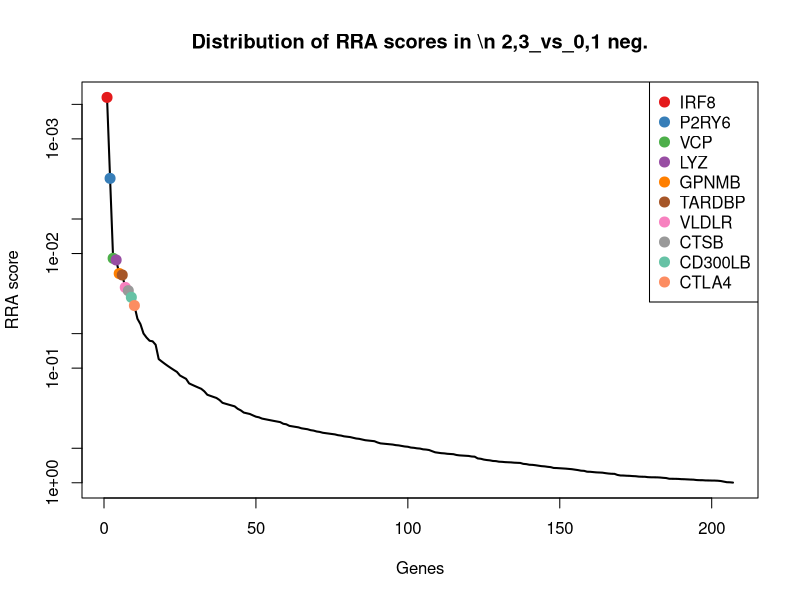
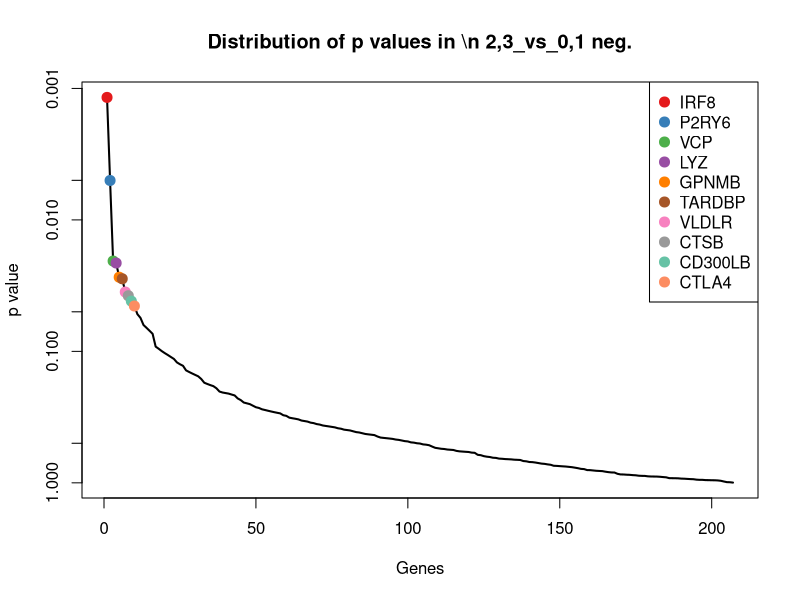
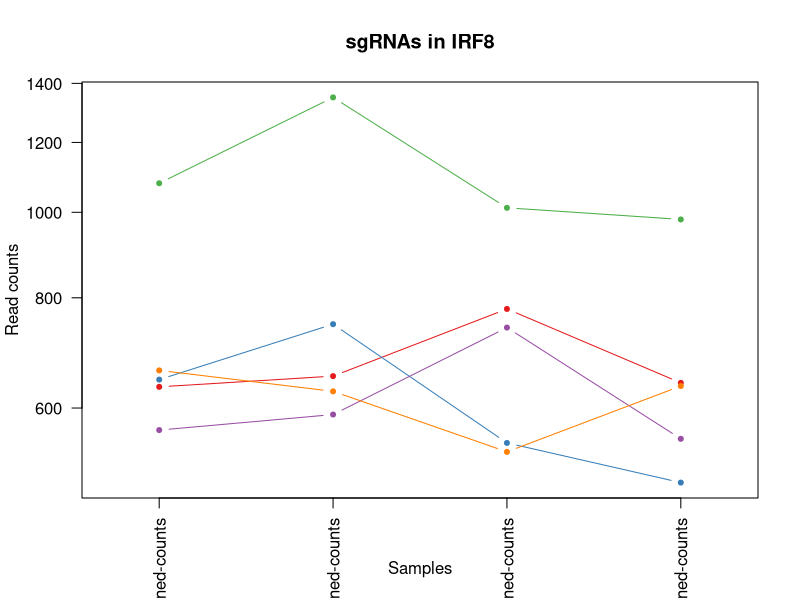
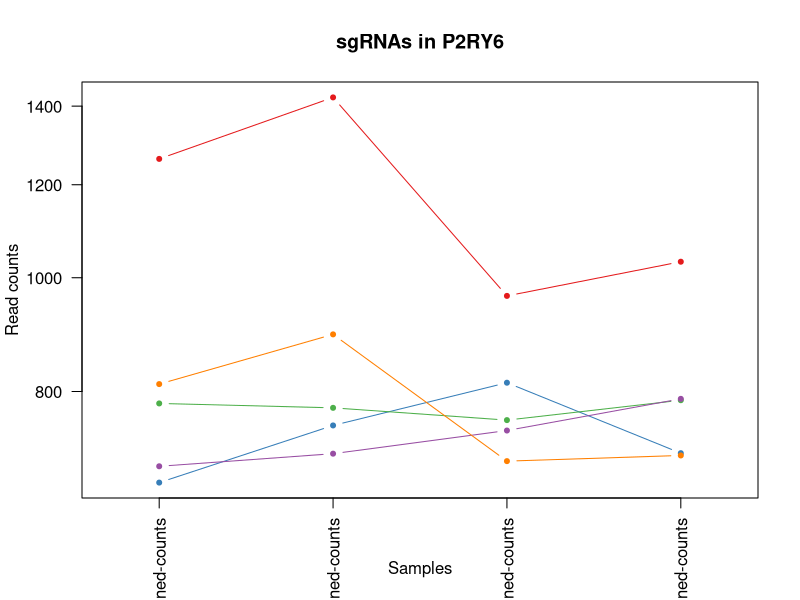
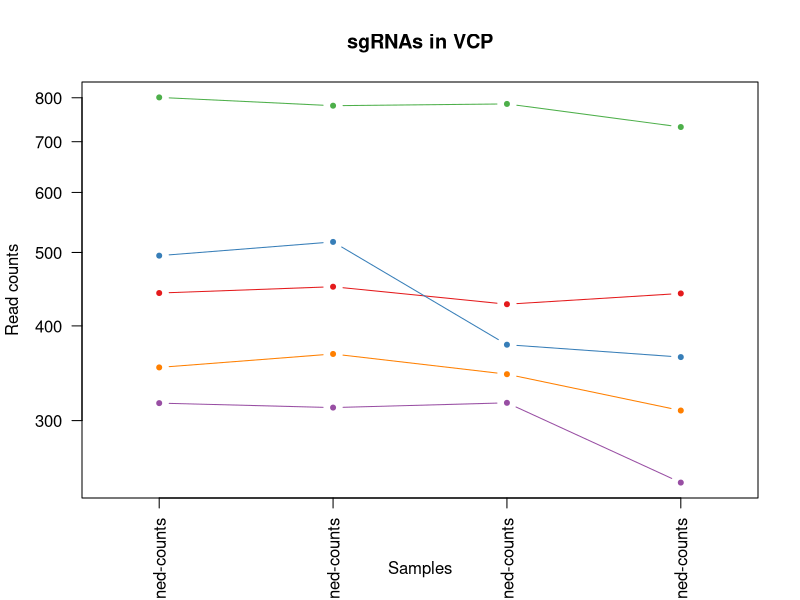
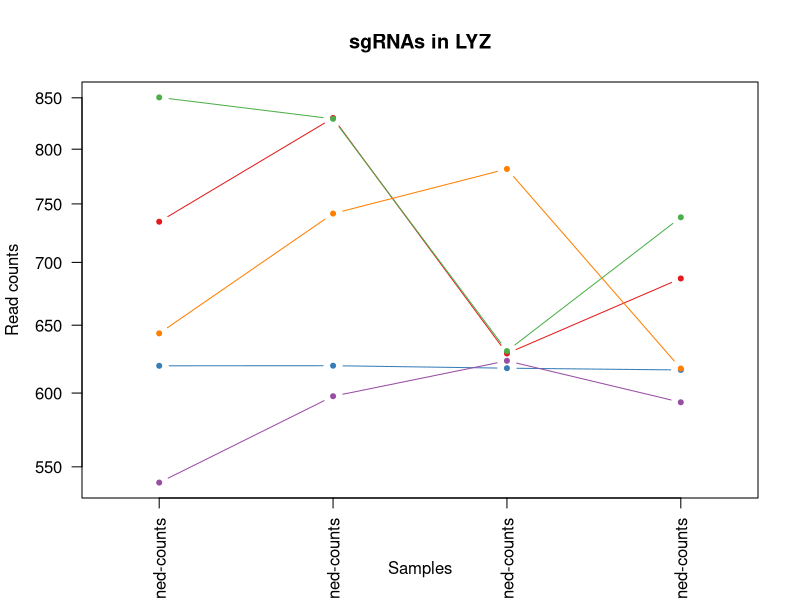
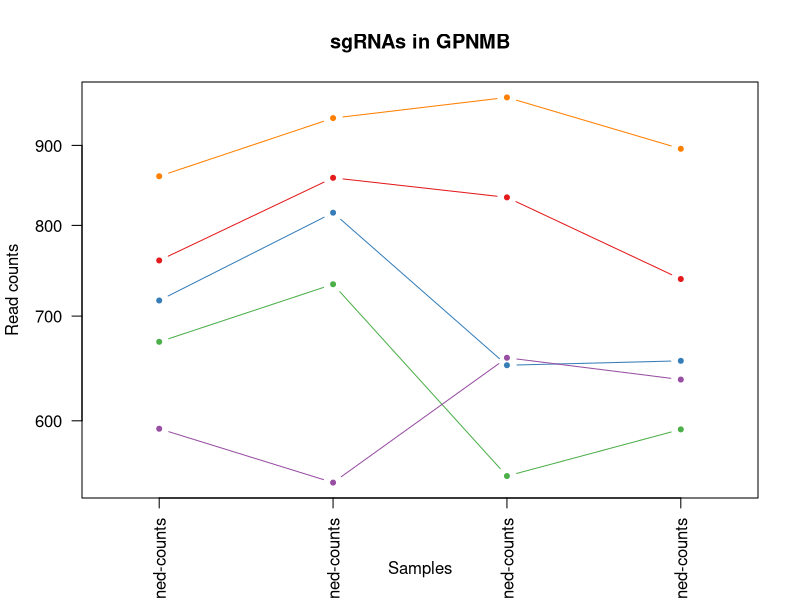
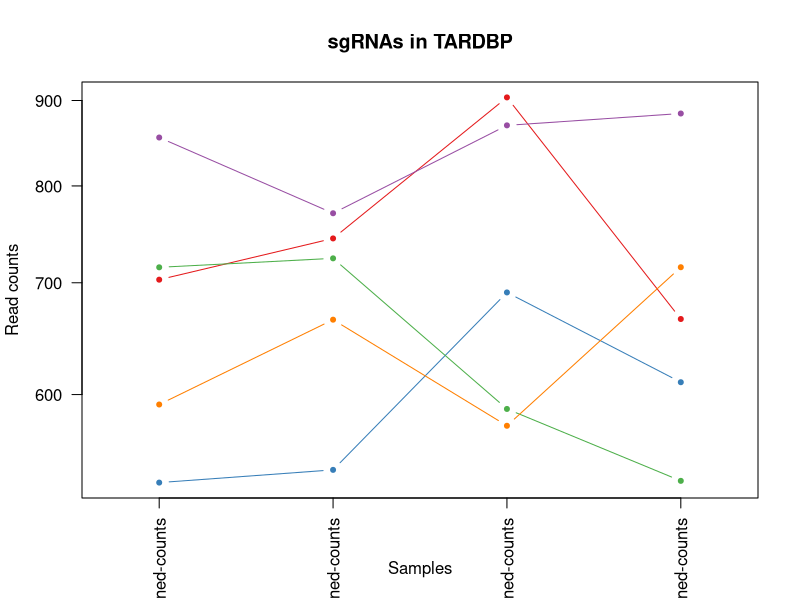

Here is the R script that generated these plots, in order: (Note: this script raises an error after producing the figures.)
pdf(file='LLOMe_CRISPRi.pdf',width=4.5,height=4.5);
gstable=read.table('LLOMe_CRISPRi.gene_summary.txt',header=T)
# 
#
# parameters
# Do not modify the variables beginning with "__"

# gstablename='__GENE_SUMMARY_FILE__'
startindex=3
# outputfile='__OUTPUT_FILE__'
targetgenelist=c("IRF8","P2RY6","VCP","LYZ","GPNMB","TARDBP","VLDLR","CTSB","CD300LB","CTLA4")
# samplelabel=sub('.\\w+.\\w+$','',colnames(gstable)[startindex]);
samplelabel='2,3_vs_0,1 neg.'


# You need to write some codes in front of this code:
# gstable=read.table(gstablename,header=T)
# pdf(file=outputfile,width=6,height=6)


# set up color using RColorBrewer
#library(RColorBrewer)
#colors <- brewer.pal(length(targetgenelist), "Set1")

colors=c( "#E41A1C", "#377EB8", "#4DAF4A", "#984EA3", "#FF7F00",  "#A65628", "#F781BF",
          "#999999", "#66C2A5", "#FC8D62", "#8DA0CB", "#E78AC3", "#A6D854", "#FFD92F", "#E5C494", "#B3B3B3", 
          "#8DD3C7", "#FFFFB3", "#BEBADA", "#FB8072", "#80B1D3", "#FDB462", "#B3DE69", "#FCCDE5",
          "#D9D9D9", "#BC80BD", "#CCEBC5", "#FFED6F")

######
# function definition

plotrankedvalues<-function(val, tglist, ...){
  
  plot(val,log='y',ylim=c(max(val),min(val)),type='l',lwd=2, ...)
  if(length(tglist)>0){
    for(i in 1:length(tglist)){
      targetgene=tglist[i];
      tx=which(names(val)==targetgene);ty=val[targetgene];
      points(tx,ty,col=colors[(i %% length(colors)) ],cex=2,pch=20)
      # text(tx+50,ty,targetgene,col=colors[i])
    }
    legend('topright',tglist,pch=20,pt.cex = 2,cex=1,col=colors)
  }
}



plotrandvalues<-function(val,targetgenelist, ...){
  # choose the one with the best distance distribution
  
  mindiffvalue=0;
  randval=val;
  for(i in 1:20){
    randval0=sample(val)
    vindex=sort(which(names(randval0) %in% targetgenelist))
    if(max(vindex)>0.9*length(val)){
      # print('pass...')
      next;
    }
    mindiffind=min(diff(vindex));
    if (mindiffind > mindiffvalue){
      mindiffvalue=mindiffind;
      randval=randval0;
      # print(paste('Diff: ',mindiffvalue))
    }
  }
  plot(randval,log='y',ylim=c(max(randval),min(randval)),pch=20,col='grey', ...)
  
  if(length(targetgenelist)>0){
    for(i in 1:length(targetgenelist)){
      targetgene=targetgenelist[i];
      tx=which(names(randval)==targetgene);ty=randval[targetgene];
      points(tx,ty,col=colors[(i %% length(colors)) ],cex=2,pch=20)
      text(tx+50,ty,targetgene,col=colors[i])
    }
  }
  
}




# set.seed(1235)



pvec=gstable[,startindex]
names(pvec)=gstable[,'id']
pvec=sort(pvec);

plotrankedvalues(pvec,targetgenelist,xlab='Genes',ylab='RRA score',main=paste('Distribution of RRA scores in \\n',samplelabel))

# plotrandvalues(pvec,targetgenelist,xlab='Genes',ylab='RRA score',main=paste('Distribution of RRA scores in \\n',samplelabel))


pvec=gstable[,startindex+1]
names(pvec)=gstable[,'id']
pvec=sort(pvec);

plotrankedvalues(pvec,targetgenelist,xlab='Genes',ylab='p value',main=paste('Distribution of p values in \\n',samplelabel))

# plotrandvalues(pvec,targetgenelist,xlab='Genes',ylab='p value',main=paste('Distribution of p values in \\n',samplelabel))



# you need to write after this code:
# dev.off()






# parameters
# Do not modify the variables beginning with "__"
targetmat=list(c(633.1102851504984,651.1061885908739,776.0451598278427,639.6981298016373),c(645.1925425006988,745.7488108894128,546.738652578596,492.88216558486806),c(1077.7373556378714,1348.657367754179,1010.7471143064835,980.52090387628),c(565.4496439893765,588.887427635353,739.1762704269835,552.657236730267),c(660.8994770559592,625.6928918625625,534.1492757100099,634.4547025081812))
targetgene="IRF8"
collabel=c("TRE-KRAB-7d-dox-untreated-rd1_S9_L001_R1_001-clipped-trimmed-aligned-counts","TRE-KRAB-7d-dox-untreated-rd2_S15_L001_R1_001-clipped-trimmed-aligned-counts","TRE-KRAB-7d-dox-llome-100-rd2_S16_L001_R1_001-clipped-trimmed-aligned-counts","TRE-KRAB-7d-dox-llome-100-rd1_S10_L001_R1_001-clipped-trimmed-aligned-counts")

# set up color using RColorBrewer
#library(RColorBrewer)
#colors <- brewer.pal(length(targetgenelist), "Set1")

colors=c( "#E41A1C", "#377EB8", "#4DAF4A", "#984EA3", "#FF7F00",  "#A65628", "#F781BF",
          "#999999", "#66C2A5", "#FC8D62", "#8DA0CB", "#E78AC3", "#A6D854", "#FFD92F", "#E5C494", "#B3B3B3", 
          "#8DD3C7", "#FFFFB3", "#BEBADA", "#FB8072", "#80B1D3", "#FDB462", "#B3DE69", "#FCCDE5",
          "#D9D9D9", "#BC80BD", "#CCEBC5", "#FFED6F")


## code

targetmatvec=unlist(targetmat)+1
yrange=range(targetmatvec[targetmatvec>0]);
# yrange[1]=1; # set the minimum value to 1
for(i in 1:length(targetmat)){
  vali=targetmat[[i]]+1;
  if(i==1){
    plot(1:length(vali),vali,type='b',las=1,pch=20,main=paste('sgRNAs in',targetgene),ylab='Read counts',xlab='Samples',xlim=c(0.7,length(vali)+0.3),ylim = yrange,col=colors[(i %% length(colors))],xaxt='n',log='y')
    axis(1,at=1:length(vali),labels=(collabel),las=2)
    # lines(0:100,rep(1,101),col='black');
  }else{
    lines(1:length(vali),vali,type='b',pch=20,col=colors[(i %% length(colors))])
  }
}




# parameters
# Do not modify the variables beginning with "__"
targetmat=list(c(1261.3876673609168,1423.1446167854363,963.9865716517351,1030.8578058934581),c(668.1488314660794,747.5014520430894,812.914049228702,707.8626846165658),c(780.5138248229428,773.7910693482391,755.3626121151656,785.4654085597153),c(689.8968946964401,707.1907055085265,740.0755116318825,787.5627794770977),c(810.7194681984436,893.8469883750894,696.9119337967301,704.7166282404922))
targetgene="P2RY6"
collabel=c("TRE-KRAB-7d-dox-untreated-rd1_S9_L001_R1_001-clipped-trimmed-aligned-counts","TRE-KRAB-7d-dox-untreated-rd2_S15_L001_R1_001-clipped-trimmed-aligned-counts","TRE-KRAB-7d-dox-llome-100-rd2_S16_L001_R1_001-clipped-trimmed-aligned-counts","TRE-KRAB-7d-dox-llome-100-rd1_S10_L001_R1_001-clipped-trimmed-aligned-counts")

# set up color using RColorBrewer
#library(RColorBrewer)
#colors <- brewer.pal(length(targetgenelist), "Set1")

colors=c( "#E41A1C", "#377EB8", "#4DAF4A", "#984EA3", "#FF7F00",  "#A65628", "#F781BF",
          "#999999", "#66C2A5", "#FC8D62", "#8DA0CB", "#E78AC3", "#A6D854", "#FFD92F", "#E5C494", "#B3B3B3", 
          "#8DD3C7", "#FFFFB3", "#BEBADA", "#FB8072", "#80B1D3", "#FDB462", "#B3DE69", "#FCCDE5",
          "#D9D9D9", "#BC80BD", "#CCEBC5", "#FFED6F")


## code

targetmatvec=unlist(targetmat)+1
yrange=range(targetmatvec[targetmatvec>0]);
# yrange[1]=1; # set the minimum value to 1
for(i in 1:length(targetmat)){
  vali=targetmat[[i]]+1;
  if(i==1){
    plot(1:length(vali),vali,type='b',las=1,pch=20,main=paste('sgRNAs in',targetgene),ylab='Read counts',xlab='Samples',xlim=c(0.7,length(vali)+0.3),ylim = yrange,col=colors[(i %% length(colors))],xaxt='n',log='y')
    axis(1,at=1:length(vali),labels=(collabel),las=2)
    # lines(0:100,rep(1,101),col='black');
  }else{
    lines(1:length(vali),vali,type='b',pch=20,col=colors[(i %% length(colors))])
  }
}




# parameters
# Do not modify the variables beginning with "__"
targetmat=list(c(441.0023932823128,449.55245591805965,426.24033112212913,440.44789265030767),c(494.1643256231944,515.2764991809338,376.7820648526838,362.8451687071582),c(799.8454365832632,779.9253133861074,784.1383306719338,730.9337647077724),c(315.3469168402292,311.09380477760465,315.63366291955134,247.48976825112524),c(351.5936888908302,366.30200111841896,344.40938147631954,308.31352485521535))
targetgene="VCP"
collabel=c("TRE-KRAB-7d-dox-untreated-rd1_S9_L001_R1_001-clipped-trimmed-aligned-counts","TRE-KRAB-7d-dox-untreated-rd2_S15_L001_R1_001-clipped-trimmed-aligned-counts","TRE-KRAB-7d-dox-llome-100-rd2_S16_L001_R1_001-clipped-trimmed-aligned-counts","TRE-KRAB-7d-dox-llome-100-rd1_S10_L001_R1_001-clipped-trimmed-aligned-counts")

# set up color using RColorBrewer
#library(RColorBrewer)
#colors <- brewer.pal(length(targetgenelist), "Set1")

colors=c( "#E41A1C", "#377EB8", "#4DAF4A", "#984EA3", "#FF7F00",  "#A65628", "#F781BF",
          "#999999", "#66C2A5", "#FC8D62", "#8DA0CB", "#E78AC3", "#A6D854", "#FFD92F", "#E5C494", "#B3B3B3", 
          "#8DD3C7", "#FFFFB3", "#BEBADA", "#FB8072", "#80B1D3", "#FDB462", "#B3DE69", "#FCCDE5",
          "#D9D9D9", "#BC80BD", "#CCEBC5", "#FFED6F")


## code

targetmatvec=unlist(targetmat)+1
yrange=range(targetmatvec[targetmatvec>0]);
# yrange[1]=1; # set the minimum value to 1
for(i in 1:length(targetmat)){
  vali=targetmat[[i]]+1;
  if(i==1){
    plot(1:length(vali),vali,type='b',las=1,pch=20,main=paste('sgRNAs in',targetgene),ylab='Read counts',xlab='Samples',xlim=c(0.7,length(vali)+0.3),ylim = yrange,col=colors[(i %% length(colors))],xaxt='n',log='y')
    axis(1,at=1:length(vali),labels=(collabel),las=2)
    # lines(0:100,rep(1,101),col='black');
  }else{
    lines(1:length(vali),vali,type='b',pch=20,col=colors[(i %% length(colors))])
  }
}




# parameters
# Do not modify the variables beginning with "__"
targetmat=list(c(733.3930211571613,828.9992656890535,627.6703610195066,685.8402899840505),c(618.611576330258,618.6823272478559,616.8794665607186,615.5783642517395),c(849.3826917190847,828.1229451122151,629.4688434293046,737.2258774599197),c(538.8686778189357,596.7743128268979,622.2749137901126,592.5072841605329),c(642.7760910306587,740.4908874283828,780.5413658523378,616.6270497104307))
targetgene="LYZ"
collabel=c("TRE-KRAB-7d-dox-untreated-rd1_S9_L001_R1_001-clipped-trimmed-aligned-counts","TRE-KRAB-7d-dox-untreated-rd2_S15_L001_R1_001-clipped-trimmed-aligned-counts","TRE-KRAB-7d-dox-llome-100-rd2_S16_L001_R1_001-clipped-trimmed-aligned-counts","TRE-KRAB-7d-dox-llome-100-rd1_S10_L001_R1_001-clipped-trimmed-aligned-counts")

# set up color using RColorBrewer
#library(RColorBrewer)
#colors <- brewer.pal(length(targetgenelist), "Set1")

colors=c( "#E41A1C", "#377EB8", "#4DAF4A", "#984EA3", "#FF7F00",  "#A65628", "#F781BF",
          "#999999", "#66C2A5", "#FC8D62", "#8DA0CB", "#E78AC3", "#A6D854", "#FFD92F", "#E5C494", "#B3B3B3", 
          "#8DD3C7", "#FFFFB3", "#BEBADA", "#FB8072", "#80B1D3", "#FDB462", "#B3DE69", "#FCCDE5",
          "#D9D9D9", "#BC80BD", "#CCEBC5", "#FFED6F")


## code

targetmatvec=unlist(targetmat)+1
yrange=range(targetmatvec[targetmatvec>0]);
# yrange[1]=1; # set the minimum value to 1
for(i in 1:length(targetmat)){
  vali=targetmat[[i]]+1;
  if(i==1){
    plot(1:length(vali),vali,type='b',las=1,pch=20,main=paste('sgRNAs in',targetgene),ylab='Read counts',xlab='Samples',xlim=c(0.7,length(vali)+0.3),ylim = yrange,col=colors[(i %% length(colors))],xaxt='n',log='y')
    axis(1,at=1:length(vali),labels=(collabel),las=2)
    # lines(0:100,rep(1,101),col='black');
  }else{
    lines(1:length(vali),vali,type='b',pch=20,col=colors[(i %% length(colors))])
  }
}




# parameters
# Do not modify the variables beginning with "__"
targetmat=list(c(758.7657615925821,857.0415241478797,832.6973557364801,738.2745629186109),c(715.2696351318608,814.1018158828019,650.1513911419818,654.3797262233142),c(672.9817344061596,732.6040022368379,552.1340998079901,591.4585987018417),c(592.0306101598172,546.8240399471134,657.3453207811739,636.5520734255637),c(859.048497599245,935.9103760633288,964.8858128566341,894.528696263601))
targetgene="GPNMB"
collabel=c("TRE-KRAB-7d-dox-untreated-rd1_S9_L001_R1_001-clipped-trimmed-aligned-counts","TRE-KRAB-7d-dox-untreated-rd2_S15_L001_R1_001-clipped-trimmed-aligned-counts","TRE-KRAB-7d-dox-llome-100-rd2_S16_L001_R1_001-clipped-trimmed-aligned-counts","TRE-KRAB-7d-dox-llome-100-rd1_S10_L001_R1_001-clipped-trimmed-aligned-counts")

# set up color using RColorBrewer
#library(RColorBrewer)
#colors <- brewer.pal(length(targetgenelist), "Set1")

colors=c( "#E41A1C", "#377EB8", "#4DAF4A", "#984EA3", "#FF7F00",  "#A65628", "#F781BF",
          "#999999", "#66C2A5", "#FC8D62", "#8DA0CB", "#E78AC3", "#A6D854", "#FFD92F", "#E5C494", "#B3B3B3", 
          "#8DD3C7", "#FFFFB3", "#BEBADA", "#FB8072", "#80B1D3", "#FDB462", "#B3DE69", "#FCCDE5",
          "#D9D9D9", "#BC80BD", "#CCEBC5", "#FFED6F")


## code

targetmatvec=unlist(targetmat)+1
yrange=range(targetmatvec[targetmatvec>0]);
# yrange[1]=1; # set the minimum value to 1
for(i in 1:length(targetmat)){
  vali=targetmat[[i]]+1;
  if(i==1){
    plot(1:length(vali),vali,type='b',las=1,pch=20,main=paste('sgRNAs in',targetgene),ylab='Read counts',xlab='Samples',xlim=c(0.7,length(vali)+0.3),ylim = yrange,col=colors[(i %% length(colors))],xaxt='n',log='y')
    axis(1,at=1:length(vali),labels=(collabel),las=2)
    # lines(0:100,rep(1,101),col='black');
  }else{
    lines(1:length(vali),vali,type='b',pch=20,col=colors[(i %% length(colors))])
  }
}




# parameters
# Do not modify the variables beginning with "__"
targetmat=list(c(701.9791520466405,743.1198491588978,902.8381697186027,664.8665808102263),c(530.4110976737954,539.8134753324069,689.7180041575381,609.2862514995923),c(714.0614093968408,722.9644758916164,587.2045067990513,531.6835275564428),c(854.2155946591648,769.4094664640475,868.6670039324404,882.9931562179977),c(590.8223844247972,664.2509972434488,573.7158887255662,714.154797368713))
targetgene="TARDBP"
collabel=c("TRE-KRAB-7d-dox-untreated-rd1_S9_L001_R1_001-clipped-trimmed-aligned-counts","TRE-KRAB-7d-dox-untreated-rd2_S15_L001_R1_001-clipped-trimmed-aligned-counts","TRE-KRAB-7d-dox-llome-100-rd2_S16_L001_R1_001-clipped-trimmed-aligned-counts","TRE-KRAB-7d-dox-llome-100-rd1_S10_L001_R1_001-clipped-trimmed-aligned-counts")

# set up color using RColorBrewer
#library(RColorBrewer)
#colors <- brewer.pal(length(targetgenelist), "Set1")

colors=c( "#E41A1C", "#377EB8", "#4DAF4A", "#984EA3", "#FF7F00",  "#A65628", "#F781BF",
          "#999999", "#66C2A5", "#FC8D62", "#8DA0CB", "#E78AC3", "#A6D854", "#FFD92F", "#E5C494", "#B3B3B3", 
          "#8DD3C7", "#FFFFB3", "#BEBADA", "#FB8072", "#80B1D3", "#FDB462", "#B3DE69", "#FCCDE5",
          "#D9D9D9", "#BC80BD", "#CCEBC5", "#FFED6F")


## code

targetmatvec=unlist(targetmat)+1
yrange=range(targetmatvec[targetmatvec>0]);
# yrange[1]=1; # set the minimum value to 1
for(i in 1:length(targetmat)){
  vali=targetmat[[i]]+1;
  if(i==1){
    plot(1:length(vali),vali,type='b',las=1,pch=20,main=paste('sgRNAs in',targetgene),ylab='Read counts',xlab='Samples',xlim=c(0.7,length(vali)+0.3),ylim = yrange,col=colors[(i %% length(colors))],xaxt='n',log='y')
    axis(1,at=1:length(vali),labels=(collabel),las=2)
    # lines(0:100,rep(1,101),col='black');
  }else{
    lines(1:length(vali),vali,type='b',pch=20,col=colors[(i %% length(colors))])
  }
}




# parameters
# Do not modify the variables beginning with "__"
targetmat=list(c(763.5986645326623,745.7488108894128,832.6973557364801,821.1207141552164),c(807.0947909933835,720.3355141611014,595.2976776431424,607.1888805822098),c(658.4830255859191,641.4666622456523,696.0126925918311,660.6718389754615),c(775.6809218828625,789.5648397313289,1029.6311796093626,859.9220761267911),c(819.1770483435838,843.8967154953049,895.6442400794106,882.9931562179977))
targetgene="VLDLR"
collabel=c("TRE-KRAB-7d-dox-untreated-rd1_S9_L001_R1_001-clipped-trimmed-aligned-counts","TRE-KRAB-7d-dox-untreated-rd2_S15_L001_R1_001-clipped-trimmed-aligned-counts","TRE-KRAB-7d-dox-llome-100-rd2_S16_L001_R1_001-clipped-trimmed-aligned-counts","TRE-KRAB-7d-dox-llome-100-rd1_S10_L001_R1_001-clipped-trimmed-aligned-counts")

# set up color using RColorBrewer
#library(RColorBrewer)
#colors <- brewer.pal(length(targetgenelist), "Set1")

colors=c( "#E41A1C", "#377EB8", "#4DAF4A", "#984EA3", "#FF7F00",  "#A65628", "#F781BF",
          "#999999", "#66C2A5", "#FC8D62", "#8DA0CB", "#E78AC3", "#A6D854", "#FFD92F", "#E5C494", "#B3B3B3", 
          "#8DD3C7", "#FFFFB3", "#BEBADA", "#FB8072", "#80B1D3", "#FDB462", "#B3DE69", "#FCCDE5",
          "#D9D9D9", "#BC80BD", "#CCEBC5", "#FFED6F")


## code

targetmatvec=unlist(targetmat)+1
yrange=range(targetmatvec[targetmatvec>0]);
# yrange[1]=1; # set the minimum value to 1
for(i in 1:length(targetmat)){
  vali=targetmat[[i]]+1;
  if(i==1){
    plot(1:length(vali),vali,type='b',las=1,pch=20,main=paste('sgRNAs in',targetgene),ylab='Read counts',xlab='Samples',xlim=c(0.7,length(vali)+0.3),ylim = yrange,col=colors[(i %% length(colors))],xaxt='n',log='y')
    axis(1,at=1:length(vali),labels=(collabel),las=2)
    # lines(0:100,rep(1,101),col='black');
  }else{
    lines(1:length(vali),vali,type='b',pch=20,col=colors[(i %% length(colors))])
  }
}




# parameters
# Do not modify the variables beginning with "__"
targetmat=list(c(645.1925425006988,741.3672080052212,602.4916072823344,582.0204295736208),c(563.0331925193364,612.5480832099877,463.1092205229884,556.8519785650318),c(798.6372108482433,910.4970793350175,756.2618533200646,718.3495392034779),c(705.6038292517005,588.0111070585147,538.645481734505,590.4099132431505),c(563.0331925193364,558.2162074460117,524.2576224561209,453.03211815460213))
targetgene="CTSB"
collabel=c("TRE-KRAB-7d-dox-untreated-rd1_S9_L001_R1_001-clipped-trimmed-aligned-counts","TRE-KRAB-7d-dox-untreated-rd2_S15_L001_R1_001-clipped-trimmed-aligned-counts","TRE-KRAB-7d-dox-llome-100-rd2_S16_L001_R1_001-clipped-trimmed-aligned-counts","TRE-KRAB-7d-dox-llome-100-rd1_S10_L001_R1_001-clipped-trimmed-aligned-counts")

# set up color using RColorBrewer
#library(RColorBrewer)
#colors <- brewer.pal(length(targetgenelist), "Set1")

colors=c( "#E41A1C", "#377EB8", "#4DAF4A", "#984EA3", "#FF7F00",  "#A65628", "#F781BF",
          "#999999", "#66C2A5", "#FC8D62", "#8DA0CB", "#E78AC3", "#A6D854", "#FFD92F", "#E5C494", "#B3B3B3", 
          "#8DD3C7", "#FFFFB3", "#BEBADA", "#FB8072", "#80B1D3", "#FDB462", "#B3DE69", "#FCCDE5",
          "#D9D9D9", "#BC80BD", "#CCEBC5", "#FFED6F")


## code

targetmatvec=unlist(targetmat)+1
yrange=range(targetmatvec[targetmatvec>0]);
# yrange[1]=1; # set the minimum value to 1
for(i in 1:length(targetmat)){
  vali=targetmat[[i]]+1;
  if(i==1){
    plot(1:length(vali),vali,type='b',las=1,pch=20,main=paste('sgRNAs in',targetgene),ylab='Read counts',xlab='Samples',xlim=c(0.7,length(vali)+0.3),ylim = yrange,col=colors[(i %% length(colors))],xaxt='n',log='y')
    axis(1,at=1:length(vali),labels=(collabel),las=2)
    # lines(0:100,rep(1,101),col='black');
  }else{
    lines(1:length(vali),vali,type='b',pch=20,col=colors[(i %% length(colors))])
  }
}




# parameters
# Do not modify the variables beginning with "__"
targetmat=list(c(855.4238203941849,912.2497204886942,748.1686824759735,673.256064479756),c(984.7039740413287,871.0626533772929,936.1100942998659,879.8470998419241),c(821.5934998136239,741.3672080052212,704.1058634359222,675.3534353971384),c(749.0999557124218,779.9253133861074,974.7774661105232,868.3115597963208),c(798.6372108482433,860.5468064552331,889.3495516451176,756.1022157163615))
targetgene="CD300LB"
collabel=c("TRE-KRAB-7d-dox-untreated-rd1_S9_L001_R1_001-clipped-trimmed-aligned-counts","TRE-KRAB-7d-dox-untreated-rd2_S15_L001_R1_001-clipped-trimmed-aligned-counts","TRE-KRAB-7d-dox-llome-100-rd2_S16_L001_R1_001-clipped-trimmed-aligned-counts","TRE-KRAB-7d-dox-llome-100-rd1_S10_L001_R1_001-clipped-trimmed-aligned-counts")

# set up color using RColorBrewer
#library(RColorBrewer)
#colors <- brewer.pal(length(targetgenelist), "Set1")

colors=c( "#E41A1C", "#377EB8", "#4DAF4A", "#984EA3", "#FF7F00",  "#A65628", "#F781BF",
          "#999999", "#66C2A5", "#FC8D62", "#8DA0CB", "#E78AC3", "#A6D854", "#FFD92F", "#E5C494", "#B3B3B3", 
          "#8DD3C7", "#FFFFB3", "#BEBADA", "#FB8072", "#80B1D3", "#FDB462", "#B3DE69", "#FCCDE5",
          "#D9D9D9", "#BC80BD", "#CCEBC5", "#FFED6F")


## code

targetmatvec=unlist(targetmat)+1
yrange=range(targetmatvec[targetmatvec>0]);
# yrange[1]=1; # set the minimum value to 1
for(i in 1:length(targetmat)){
  vali=targetmat[[i]]+1;
  if(i==1){
    plot(1:length(vali),vali,type='b',las=1,pch=20,main=paste('sgRNAs in',targetgene),ylab='Read counts',xlab='Samples',xlim=c(0.7,length(vali)+0.3),ylim = yrange,col=colors[(i %% length(colors))],xaxt='n',log='y')
    axis(1,at=1:length(vali),labels=(collabel),las=2)
    # lines(0:100,rep(1,101),col='black');
  }else{
    lines(1:length(vali),vali,type='b',pch=20,col=colors[(i %% length(colors))])
  }
}




# parameters
# Do not modify the variables beginning with "__"
targetmat=list(c(730.9765696871212,636.2087387846224,498.1796275140497,587.2638568670768),c(631.9020594154783,643.219303399329,602.4916072823344,574.6796313627824),c(723.727215277001,637.0850593614607,724.7884111485994,706.8139991578746),c(676.6064116112196,665.1273178202871,594.3984364382434,726.7390228730076),c(751.5164071824619,765.0278635798559,826.4026673021871,687.9376609014329))
targetgene="CTLA4"
collabel=c("TRE-KRAB-7d-dox-untreated-rd1_S9_L001_R1_001-clipped-trimmed-aligned-counts","TRE-KRAB-7d-dox-untreated-rd2_S15_L001_R1_001-clipped-trimmed-aligned-counts","TRE-KRAB-7d-dox-llome-100-rd2_S16_L001_R1_001-clipped-trimmed-aligned-counts","TRE-KRAB-7d-dox-llome-100-rd1_S10_L001_R1_001-clipped-trimmed-aligned-counts")

# set up color using RColorBrewer
#library(RColorBrewer)
#colors <- brewer.pal(length(targetgenelist), "Set1")

colors=c( "#E41A1C", "#377EB8", "#4DAF4A", "#984EA3", "#FF7F00",  "#A65628", "#F781BF",
          "#999999", "#66C2A5", "#FC8D62", "#8DA0CB", "#E78AC3", "#A6D854", "#FFD92F", "#E5C494", "#B3B3B3", 
          "#8DD3C7", "#FFFFB3", "#BEBADA", "#FB8072", "#80B1D3", "#FDB462", "#B3DE69", "#FCCDE5",
          "#D9D9D9", "#BC80BD", "#CCEBC5", "#FFED6F")


## code

targetmatvec=unlist(targetmat)+1
yrange=range(targetmatvec[targetmatvec>0]);
# yrange[1]=1; # set the minimum value to 1
for(i in 1:length(targetmat)){
  vali=targetmat[[i]]+1;
  if(i==1){
    plot(1:length(vali),vali,type='b',las=1,pch=20,main=paste('sgRNAs in',targetgene),ylab='Read counts',xlab='Samples',xlim=c(0.7,length(vali)+0.3),ylim = yrange,col=colors[(i %% length(colors))],xaxt='n',log='y')
    axis(1,at=1:length(vali),labels=(collabel),las=2)
    # lines(0:100,rep(1,101),col='black');
  }else{
    lines(1:length(vali),vali,type='b',pch=20,col=colors[(i %% length(colors))])
  }
}



# 
#
# parameters
# Do not modify the variables beginning with "__"

# gstablename='__GENE_SUMMARY_FILE__'
startindex=9
# outputfile='__OUTPUT_FILE__'
targetgenelist=c("IL6R","IL15","IL2RA","IL21R","LRP1","LRRK2","ABCA7","C1QB","ABCA1","NPC2")
# samplelabel=sub('.\\w+.\\w+$','',colnames(gstable)[startindex]);
samplelabel='2,3_vs_0,1 pos.'


# You need to write some codes in front of this code:
# gstable=read.table(gstablename,header=T)
# pdf(file=outputfile,width=6,height=6)


# set up color using RColorBrewer
#library(RColorBrewer)
#colors <- brewer.pal(length(targetgenelist), "Set1")

colors=c( "#E41A1C", "#377EB8", "#4DAF4A", "#984EA3", "#FF7F00",  "#A65628", "#F781BF",
          "#999999", "#66C2A5", "#FC8D62", "#8DA0CB", "#E78AC3", "#A6D854", "#FFD92F", "#E5C494", "#B3B3B3", 
          "#8DD3C7", "#FFFFB3", "#BEBADA", "#FB8072", "#80B1D3", "#FDB462", "#B3DE69", "#FCCDE5",
          "#D9D9D9", "#BC80BD", "#CCEBC5", "#FFED6F")

######
# function definition

plotrankedvalues<-function(val, tglist, ...){
  
  plot(val,log='y',ylim=c(max(val),min(val)),type='l',lwd=2, ...)
  if(length(tglist)>0){
    for(i in 1:length(tglist)){
      targetgene=tglist[i];
      tx=which(names(val)==targetgene);ty=val[targetgene];
      points(tx,ty,col=colors[(i %% length(colors)) ],cex=2,pch=20)
      # text(tx+50,ty,targetgene,col=colors[i])
    }
    legend('topright',tglist,pch=20,pt.cex = 2,cex=1,col=colors)
  }
}



plotrandvalues<-function(val,targetgenelist, ...){
  # choose the one with the best distance distribution
  
  mindiffvalue=0;
  randval=val;
  for(i in 1:20){
    randval0=sample(val)
    vindex=sort(which(names(randval0) %in% targetgenelist))
    if(max(vindex)>0.9*length(val)){
      # print('pass...')
      next;
    }
    mindiffind=min(diff(vindex));
    if (mindiffind > mindiffvalue){
      mindiffvalue=mindiffind;
      randval=randval0;
      # print(paste('Diff: ',mindiffvalue))
    }
  }
  plot(randval,log='y',ylim=c(max(randval),min(randval)),pch=20,col='grey', ...)
  
  if(length(targetgenelist)>0){
    for(i in 1:length(targetgenelist)){
      targetgene=targetgenelist[i];
      tx=which(names(randval)==targetgene);ty=randval[targetgene];
      points(tx,ty,col=colors[(i %% length(colors)) ],cex=2,pch=20)
      text(tx+50,ty,targetgene,col=colors[i])
    }
  }
  
}




# set.seed(1235)



pvec=gstable[,startindex]
names(pvec)=gstable[,'id']
pvec=sort(pvec);

plotrankedvalues(pvec,targetgenelist,xlab='Genes',ylab='RRA score',main=paste('Distribution of RRA scores in \\n',samplelabel))

# plotrandvalues(pvec,targetgenelist,xlab='Genes',ylab='RRA score',main=paste('Distribution of RRA scores in \\n',samplelabel))


pvec=gstable[,startindex+1]
names(pvec)=gstable[,'id']
pvec=sort(pvec);

plotrankedvalues(pvec,targetgenelist,xlab='Genes',ylab='p value',main=paste('Distribution of p values in \\n',samplelabel))

# plotrandvalues(pvec,targetgenelist,xlab='Genes',ylab='p value',main=paste('Distribution of p values in \\n',samplelabel))



# you need to write after this code:
# dev.off()






# parameters
# Do not modify the variables beginning with "__"
targetmat=list(c(651.2336711757989,650.2298680140356,595.2976776431424,690.0350318188154),c(1068.0715497577112,1328.5019944868975,2492.6966199800463,1853.0272055073658),c(613.7786733901779,631.8271359004308,676.229386084053,557.900664023723),c(594.4470616298573,564.35045148388,504.47431594834273,523.2940438869131),c(722.518989541981,769.4094664640475,644.7559439125878,751.9074738815966))
targetgene="IL6R"
collabel=c("TRE-KRAB-7d-dox-untreated-rd1_S9_L001_R1_001-clipped-trimmed-aligned-counts","TRE-KRAB-7d-dox-untreated-rd2_S15_L001_R1_001-clipped-trimmed-aligned-counts","TRE-KRAB-7d-dox-llome-100-rd2_S16_L001_R1_001-clipped-trimmed-aligned-counts","TRE-KRAB-7d-dox-llome-100-rd1_S10_L001_R1_001-clipped-trimmed-aligned-counts")

# set up color using RColorBrewer
#library(RColorBrewer)
#colors <- brewer.pal(length(targetgenelist), "Set1")

colors=c( "#E41A1C", "#377EB8", "#4DAF4A", "#984EA3", "#FF7F00",  "#A65628", "#F781BF",
          "#999999", "#66C2A5", "#FC8D62", "#8DA0CB", "#E78AC3", "#A6D854", "#FFD92F", "#E5C494", "#B3B3B3", 
          "#8DD3C7", "#FFFFB3", "#BEBADA", "#FB8072", "#80B1D3", "#FDB462", "#B3DE69", "#FCCDE5",
          "#D9D9D9", "#BC80BD", "#CCEBC5", "#FFED6F")


## code

targetmatvec=unlist(targetmat)+1
yrange=range(targetmatvec[targetmatvec>0]);
# yrange[1]=1; # set the minimum value to 1
for(i in 1:length(targetmat)){
  vali=targetmat[[i]]+1;
  if(i==1){
    plot(1:length(vali),vali,type='b',las=1,pch=20,main=paste('sgRNAs in',targetgene),ylab='Read counts',xlab='Samples',xlim=c(0.7,length(vali)+0.3),ylim = yrange,col=colors[(i %% length(colors))],xaxt='n',log='y')
    axis(1,at=1:length(vali),labels=(collabel),las=2)
    # lines(0:100,rep(1,101),col='black');
  }else{
    lines(1:length(vali),vali,type='b',pch=20,col=colors[(i %% length(colors))])
  }
}




# parameters
# Do not modify the variables beginning with "__"
targetmat=list(c(726.1436667470412,753.6356960809577,741.8739940416805,733.0311356251549),c(763.5986645326623,810.5965335754487,836.2943205560762,726.7390228730076),c(666.9406057310595,786.9358780008139,786.8360542866308,722.5442810382427),c(728.5601182170813,702.809102624335,738.2770292220845,752.9561593402879),c(1336.2976629321588,1220.7145635357838,1662.6969878582631,2074.2998372912107))
targetgene="IL15"
collabel=c("TRE-KRAB-7d-dox-untreated-rd1_S9_L001_R1_001-clipped-trimmed-aligned-counts","TRE-KRAB-7d-dox-untreated-rd2_S15_L001_R1_001-clipped-trimmed-aligned-counts","TRE-KRAB-7d-dox-llome-100-rd2_S16_L001_R1_001-clipped-trimmed-aligned-counts","TRE-KRAB-7d-dox-llome-100-rd1_S10_L001_R1_001-clipped-trimmed-aligned-counts")

# set up color using RColorBrewer
#library(RColorBrewer)
#colors <- brewer.pal(length(targetgenelist), "Set1")

colors=c( "#E41A1C", "#377EB8", "#4DAF4A", "#984EA3", "#FF7F00",  "#A65628", "#F781BF",
          "#999999", "#66C2A5", "#FC8D62", "#8DA0CB", "#E78AC3", "#A6D854", "#FFD92F", "#E5C494", "#B3B3B3", 
          "#8DD3C7", "#FFFFB3", "#BEBADA", "#FB8072", "#80B1D3", "#FDB462", "#B3DE69", "#FCCDE5",
          "#D9D9D9", "#BC80BD", "#CCEBC5", "#FFED6F")


## code

targetmatvec=unlist(targetmat)+1
yrange=range(targetmatvec[targetmatvec>0]);
# yrange[1]=1; # set the minimum value to 1
for(i in 1:length(targetmat)){
  vali=targetmat[[i]]+1;
  if(i==1){
    plot(1:length(vali),vali,type='b',las=1,pch=20,main=paste('sgRNAs in',targetgene),ylab='Read counts',xlab='Samples',xlim=c(0.7,length(vali)+0.3),ylim = yrange,col=colors[(i %% length(colors))],xaxt='n',log='y')
    axis(1,at=1:length(vali),labels=(collabel),las=2)
    # lines(0:100,rep(1,101),col='black');
  }else{
    lines(1:length(vali),vali,type='b',pch=20,col=colors[(i %% length(colors))])
  }
}




# parameters
# Do not modify the variables beginning with "__"
targetmat=list(c(639.1514138255986,595.8979922500596,783.2390894670348,713.1061119100219),c(855.4238203941849,930.6524526022989,835.3950793511772,745.6153611294494),c(714.0614093968408,673.8905235886702,641.1589790929917,648.087613471167),c(544.9098064940358,492.49216418313745,632.1665670440017,610.3349369582835),c(720.102538071941,715.0775907000715,663.6400092154669,691.0837172775065))
targetgene="IL2RA"
collabel=c("TRE-KRAB-7d-dox-untreated-rd1_S9_L001_R1_001-clipped-trimmed-aligned-counts","TRE-KRAB-7d-dox-untreated-rd2_S15_L001_R1_001-clipped-trimmed-aligned-counts","TRE-KRAB-7d-dox-llome-100-rd2_S16_L001_R1_001-clipped-trimmed-aligned-counts","TRE-KRAB-7d-dox-llome-100-rd1_S10_L001_R1_001-clipped-trimmed-aligned-counts")

# set up color using RColorBrewer
#library(RColorBrewer)
#colors <- brewer.pal(length(targetgenelist), "Set1")

colors=c( "#E41A1C", "#377EB8", "#4DAF4A", "#984EA3", "#FF7F00",  "#A65628", "#F781BF",
          "#999999", "#66C2A5", "#FC8D62", "#8DA0CB", "#E78AC3", "#A6D854", "#FFD92F", "#E5C494", "#B3B3B3", 
          "#8DD3C7", "#FFFFB3", "#BEBADA", "#FB8072", "#80B1D3", "#FDB462", "#B3DE69", "#FCCDE5",
          "#D9D9D9", "#BC80BD", "#CCEBC5", "#FFED6F")


## code

targetmatvec=unlist(targetmat)+1
yrange=range(targetmatvec[targetmatvec>0]);
# yrange[1]=1; # set the minimum value to 1
for(i in 1:length(targetmat)){
  vali=targetmat[[i]]+1;
  if(i==1){
    plot(1:length(vali),vali,type='b',las=1,pch=20,main=paste('sgRNAs in',targetgene),ylab='Read counts',xlab='Samples',xlim=c(0.7,length(vali)+0.3),ylim = yrange,col=colors[(i %% length(colors))],xaxt='n',log='y')
    axis(1,at=1:length(vali),labels=(collabel),las=2)
    # lines(0:100,rep(1,101),col='black');
  }else{
    lines(1:length(vali),vali,type='b',pch=20,col=colors[(i %% length(colors))])
  }
}




# parameters
# Do not modify the variables beginning with "__"
targetmat=list(c(799.8454365832632,838.638792034275,812.914049228702,747.7127320468318),c(730.9765696871212,657.2404326287422,773.3474362131457,682.6942336079768),c(525.5781947337153,500.3790493746824,472.1016325719785,543.219067602046),c(758.7657615925821,864.9284093394247,1287.7134054153776,881.9444707593065),c(1152.6473512091136,987.6132900967899,1091.678822747394,1083.2920788280185))
targetgene="IL21R"
collabel=c("TRE-KRAB-7d-dox-untreated-rd1_S9_L001_R1_001-clipped-trimmed-aligned-counts","TRE-KRAB-7d-dox-untreated-rd2_S15_L001_R1_001-clipped-trimmed-aligned-counts","TRE-KRAB-7d-dox-llome-100-rd2_S16_L001_R1_001-clipped-trimmed-aligned-counts","TRE-KRAB-7d-dox-llome-100-rd1_S10_L001_R1_001-clipped-trimmed-aligned-counts")

# set up color using RColorBrewer
#library(RColorBrewer)
#colors <- brewer.pal(length(targetgenelist), "Set1")

colors=c( "#E41A1C", "#377EB8", "#4DAF4A", "#984EA3", "#FF7F00",  "#A65628", "#F781BF",
          "#999999", "#66C2A5", "#FC8D62", "#8DA0CB", "#E78AC3", "#A6D854", "#FFD92F", "#E5C494", "#B3B3B3", 
          "#8DD3C7", "#FFFFB3", "#BEBADA", "#FB8072", "#80B1D3", "#FDB462", "#B3DE69", "#FCCDE5",
          "#D9D9D9", "#BC80BD", "#CCEBC5", "#FFED6F")


## code

targetmatvec=unlist(targetmat)+1
yrange=range(targetmatvec[targetmatvec>0]);
# yrange[1]=1; # set the minimum value to 1
for(i in 1:length(targetmat)){
  vali=targetmat[[i]]+1;
  if(i==1){
    plot(1:length(vali),vali,type='b',las=1,pch=20,main=paste('sgRNAs in',targetgene),ylab='Read counts',xlab='Samples',xlim=c(0.7,length(vali)+0.3),ylim = yrange,col=colors[(i %% length(colors))],xaxt='n',log='y')
    axis(1,at=1:length(vali),labels=(collabel),las=2)
    # lines(0:100,rep(1,101),col='black');
  }else{
    lines(1:length(vali),vali,type='b',pch=20,col=colors[(i %% length(colors))])
  }
}




# parameters
# Do not modify the variables beginning with "__"
targetmat=list(c(874.7554321545055,827.2466245353768,790.4330191062268,873.5549870897768),c(582.3648042796569,657.2404326287422,883.9541044157235,786.5140940184065),c(642.7760910306587,753.6356960809577,635.7635318635977,717.3008537447868),c(599.2799645699374,474.0894320695327,526.9553460708179,539.0243257672812),c(926.709138760367,940.2919789475204,825.5034260972881,691.0837172775065))
targetgene="LRP1"
collabel=c("TRE-KRAB-7d-dox-untreated-rd1_S9_L001_R1_001-clipped-trimmed-aligned-counts","TRE-KRAB-7d-dox-untreated-rd2_S15_L001_R1_001-clipped-trimmed-aligned-counts","TRE-KRAB-7d-dox-llome-100-rd2_S16_L001_R1_001-clipped-trimmed-aligned-counts","TRE-KRAB-7d-dox-llome-100-rd1_S10_L001_R1_001-clipped-trimmed-aligned-counts")

# set up color using RColorBrewer
#library(RColorBrewer)
#colors <- brewer.pal(length(targetgenelist), "Set1")

colors=c( "#E41A1C", "#377EB8", "#4DAF4A", "#984EA3", "#FF7F00",  "#A65628", "#F781BF",
          "#999999", "#66C2A5", "#FC8D62", "#8DA0CB", "#E78AC3", "#A6D854", "#FFD92F", "#E5C494", "#B3B3B3", 
          "#8DD3C7", "#FFFFB3", "#BEBADA", "#FB8072", "#80B1D3", "#FDB462", "#B3DE69", "#FCCDE5",
          "#D9D9D9", "#BC80BD", "#CCEBC5", "#FFED6F")


## code

targetmatvec=unlist(targetmat)+1
yrange=range(targetmatvec[targetmatvec>0]);
# yrange[1]=1; # set the minimum value to 1
for(i in 1:length(targetmat)){
  vali=targetmat[[i]]+1;
  if(i==1){
    plot(1:length(vali),vali,type='b',las=1,pch=20,main=paste('sgRNAs in',targetgene),ylab='Read counts',xlab='Samples',xlim=c(0.7,length(vali)+0.3),ylim = yrange,col=colors[(i %% length(colors))],xaxt='n',log='y')
    axis(1,at=1:length(vali),labels=(collabel),las=2)
    # lines(0:100,rep(1,101),col='black');
  }else{
    lines(1:length(vali),vali,type='b',pch=20,col=colors[(i %% length(colors))])
  }
}




# parameters
# Do not modify the variables beginning with "__"
targetmat=list(c(767.2233417377223,956.0657493306103,1272.4263049320944,998.3485566740306),c(653.650122645839,663.3746766666104,663.6400092154669,628.162589756034),c(728.5601182170813,767.6568253103709,690.6172453624371,705.7653136991835),c(570.2825469294565,564.35045148388,615.9802253558195,636.5520734255637),c(1124.8581593036527,1169.0116495023228,1113.2606116649702,1068.6104824063416))
targetgene="LRRK2"
collabel=c("TRE-KRAB-7d-dox-untreated-rd1_S9_L001_R1_001-clipped-trimmed-aligned-counts","TRE-KRAB-7d-dox-untreated-rd2_S15_L001_R1_001-clipped-trimmed-aligned-counts","TRE-KRAB-7d-dox-llome-100-rd2_S16_L001_R1_001-clipped-trimmed-aligned-counts","TRE-KRAB-7d-dox-llome-100-rd1_S10_L001_R1_001-clipped-trimmed-aligned-counts")

# set up color using RColorBrewer
#library(RColorBrewer)
#colors <- brewer.pal(length(targetgenelist), "Set1")

colors=c( "#E41A1C", "#377EB8", "#4DAF4A", "#984EA3", "#FF7F00",  "#A65628", "#F781BF",
          "#999999", "#66C2A5", "#FC8D62", "#8DA0CB", "#E78AC3", "#A6D854", "#FFD92F", "#E5C494", "#B3B3B3", 
          "#8DD3C7", "#FFFFB3", "#BEBADA", "#FB8072", "#80B1D3", "#FDB462", "#B3DE69", "#FCCDE5",
          "#D9D9D9", "#BC80BD", "#CCEBC5", "#FFED6F")


## code

targetmatvec=unlist(targetmat)+1
yrange=range(targetmatvec[targetmatvec>0]);
# yrange[1]=1; # set the minimum value to 1
for(i in 1:length(targetmat)){
  vali=targetmat[[i]]+1;
  if(i==1){
    plot(1:length(vali),vali,type='b',las=1,pch=20,main=paste('sgRNAs in',targetgene),ylab='Read counts',xlab='Samples',xlim=c(0.7,length(vali)+0.3),ylim = yrange,col=colors[(i %% length(colors))],xaxt='n',log='y')
    axis(1,at=1:length(vali),labels=(collabel),las=2)
    # lines(0:100,rep(1,101),col='black');
  }else{
    lines(1:length(vali),vali,type='b',pch=20,col=colors[(i %% length(colors))])
  }
}




# parameters
# Do not modify the variables beginning with "__"
targetmat=list(c(796.2207593782032,772.0384281945625,803.9216371797119,937.5248000699405),c(1062.030421082611,1041.9451658607659,1219.371073843053,1432.504336572191),c(743.0588270373216,807.0912512680953,785.0375718768328,728.83639379039),c(762.3904387976422,755.3883372346343,804.8208783846109,807.4878031922307),c(588.4059329547571,711.5723083927181,671.733180059558,708.9113700752571))
targetgene="ABCA7"
collabel=c("TRE-KRAB-7d-dox-untreated-rd1_S9_L001_R1_001-clipped-trimmed-aligned-counts","TRE-KRAB-7d-dox-untreated-rd2_S15_L001_R1_001-clipped-trimmed-aligned-counts","TRE-KRAB-7d-dox-llome-100-rd2_S16_L001_R1_001-clipped-trimmed-aligned-counts","TRE-KRAB-7d-dox-llome-100-rd1_S10_L001_R1_001-clipped-trimmed-aligned-counts")

# set up color using RColorBrewer
#library(RColorBrewer)
#colors <- brewer.pal(length(targetgenelist), "Set1")

colors=c( "#E41A1C", "#377EB8", "#4DAF4A", "#984EA3", "#FF7F00",  "#A65628", "#F781BF",
          "#999999", "#66C2A5", "#FC8D62", "#8DA0CB", "#E78AC3", "#A6D854", "#FFD92F", "#E5C494", "#B3B3B3", 
          "#8DD3C7", "#FFFFB3", "#BEBADA", "#FB8072", "#80B1D3", "#FDB462", "#B3DE69", "#FCCDE5",
          "#D9D9D9", "#BC80BD", "#CCEBC5", "#FFED6F")


## code

targetmatvec=unlist(targetmat)+1
yrange=range(targetmatvec[targetmatvec>0]);
# yrange[1]=1; # set the minimum value to 1
for(i in 1:length(targetmat)){
  vali=targetmat[[i]]+1;
  if(i==1){
    plot(1:length(vali),vali,type='b',las=1,pch=20,main=paste('sgRNAs in',targetgene),ylab='Read counts',xlab='Samples',xlim=c(0.7,length(vali)+0.3),ylim = yrange,col=colors[(i %% length(colors))],xaxt='n',log='y')
    axis(1,at=1:length(vali),labels=(collabel),las=2)
    # lines(0:100,rep(1,101),col='black');
  }else{
    lines(1:length(vali),vali,type='b',pch=20,col=colors[(i %% length(colors))])
  }
}




# parameters
# Do not modify the variables beginning with "__"
targetmat=list(c(512.2877116484949,526.6686666798321,459.5122557033924,600.8967678300626),c(780.5138248229428,871.9389739541313,1102.4697172061822,968.9853638306768),c(605.3210932450377,538.0608341787303,609.6855369215265,593.5559696192241),c(842.1333373089645,1006.0160222103947,1035.0266268387566,955.3524528676911),c(732.1847954221413,780.8016339629456,650.1513911419818,685.8402899840505))
targetgene="C1QB"
collabel=c("TRE-KRAB-7d-dox-untreated-rd1_S9_L001_R1_001-clipped-trimmed-aligned-counts","TRE-KRAB-7d-dox-untreated-rd2_S15_L001_R1_001-clipped-trimmed-aligned-counts","TRE-KRAB-7d-dox-llome-100-rd2_S16_L001_R1_001-clipped-trimmed-aligned-counts","TRE-KRAB-7d-dox-llome-100-rd1_S10_L001_R1_001-clipped-trimmed-aligned-counts")

# set up color using RColorBrewer
#library(RColorBrewer)
#colors <- brewer.pal(length(targetgenelist), "Set1")

colors=c( "#E41A1C", "#377EB8", "#4DAF4A", "#984EA3", "#FF7F00",  "#A65628", "#F781BF",
          "#999999", "#66C2A5", "#FC8D62", "#8DA0CB", "#E78AC3", "#A6D854", "#FFD92F", "#E5C494", "#B3B3B3", 
          "#8DD3C7", "#FFFFB3", "#BEBADA", "#FB8072", "#80B1D3", "#FDB462", "#B3DE69", "#FCCDE5",
          "#D9D9D9", "#BC80BD", "#CCEBC5", "#FFED6F")


## code

targetmatvec=unlist(targetmat)+1
yrange=range(targetmatvec[targetmatvec>0]);
# yrange[1]=1; # set the minimum value to 1
for(i in 1:length(targetmat)){
  vali=targetmat[[i]]+1;
  if(i==1){
    plot(1:length(vali),vali,type='b',las=1,pch=20,main=paste('sgRNAs in',targetgene),ylab='Read counts',xlab='Samples',xlim=c(0.7,length(vali)+0.3),ylim = yrange,col=colors[(i %% length(colors))],xaxt='n',log='y')
    axis(1,at=1:length(vali),labels=(collabel),las=2)
    # lines(0:100,rep(1,101),col='black');
  }else{
    lines(1:length(vali),vali,type='b',pch=20,col=colors[(i %% length(colors))])
  }
}




# parameters
# Do not modify the variables beginning with "__"
targetmat=list(c(593.2388358948373,581.8768630206464,597.0961600529404,602.9941387474449),c(601.6964160399775,647.6009062835207,803.9216371797119,758.1995866337438),c(668.1488314660794,680.9010882033768,733.7808231975894,701.5705718644186),c(641.5678652956386,648.4772268603589,604.2900896921325,665.9152662689175),c(650.0254454407789,706.3143849316882,728.3853759681954,665.9152662689175))
targetgene="ABCA1"
collabel=c("TRE-KRAB-7d-dox-untreated-rd1_S9_L001_R1_001-clipped-trimmed-aligned-counts","TRE-KRAB-7d-dox-untreated-rd2_S15_L001_R1_001-clipped-trimmed-aligned-counts","TRE-KRAB-7d-dox-llome-100-rd2_S16_L001_R1_001-clipped-trimmed-aligned-counts","TRE-KRAB-7d-dox-llome-100-rd1_S10_L001_R1_001-clipped-trimmed-aligned-counts")

# set up color using RColorBrewer
#library(RColorBrewer)
#colors <- brewer.pal(length(targetgenelist), "Set1")

colors=c( "#E41A1C", "#377EB8", "#4DAF4A", "#984EA3", "#FF7F00",  "#A65628", "#F781BF",
          "#999999", "#66C2A5", "#FC8D62", "#8DA0CB", "#E78AC3", "#A6D854", "#FFD92F", "#E5C494", "#B3B3B3", 
          "#8DD3C7", "#FFFFB3", "#BEBADA", "#FB8072", "#80B1D3", "#FDB462", "#B3DE69", "#FCCDE5",
          "#D9D9D9", "#BC80BD", "#CCEBC5", "#FFED6F")


## code

targetmatvec=unlist(targetmat)+1
yrange=range(targetmatvec[targetmatvec>0]);
# yrange[1]=1; # set the minimum value to 1
for(i in 1:length(targetmat)){
  vali=targetmat[[i]]+1;
  if(i==1){
    plot(1:length(vali),vali,type='b',las=1,pch=20,main=paste('sgRNAs in',targetgene),ylab='Read counts',xlab='Samples',xlim=c(0.7,length(vali)+0.3),ylim = yrange,col=colors[(i %% length(colors))],xaxt='n',log='y')
    axis(1,at=1:length(vali),labels=(collabel),las=2)
    # lines(0:100,rep(1,101),col='black');
  }else{
    lines(1:length(vali),vali,type='b',pch=20,col=colors[(i %% length(colors))])
  }
}




# parameters
# Do not modify the variables beginning with "__"
targetmat=list(c(861.4649490692851,811.472854152287,871.3647275471374,772.8811830554208),c(828.8428542237441,854.4125624173648,883.0548632108245,839.9970524116582),c(581.1565785446369,615.1770449405027,676.229386084053,668.0126371862999),c(517.120614588575,511.77121687358056,637.5620142733957,657.5257825993879),c(700.7709263116204,655.4877914750655,802.1231547699139,714.154797368713))
targetgene="NPC2"
collabel=c("TRE-KRAB-7d-dox-untreated-rd1_S9_L001_R1_001-clipped-trimmed-aligned-counts","TRE-KRAB-7d-dox-untreated-rd2_S15_L001_R1_001-clipped-trimmed-aligned-counts","TRE-KRAB-7d-dox-llome-100-rd2_S16_L001_R1_001-clipped-trimmed-aligned-counts","TRE-KRAB-7d-dox-llome-100-rd1_S10_L001_R1_001-clipped-trimmed-aligned-counts")

# set up color using RColorBrewer
#library(RColorBrewer)
#colors <- brewer.pal(length(targetgenelist), "Set1")

colors=c( "#E41A1C", "#377EB8", "#4DAF4A", "#984EA3", "#FF7F00",  "#A65628", "#F781BF",
          "#999999", "#66C2A5", "#FC8D62", "#8DA0CB", "#E78AC3", "#A6D854", "#FFD92F", "#E5C494", "#B3B3B3", 
          "#8DD3C7", "#FFFFB3", "#BEBADA", "#FB8072", "#80B1D3", "#FDB462", "#B3DE69", "#FCCDE5",
          "#D9D9D9", "#BC80BD", "#CCEBC5", "#FFED6F")


## code

targetmatvec=unlist(targetmat)+1
yrange=range(targetmatvec[targetmatvec>0]);
# yrange[1]=1; # set the minimum value to 1
for(i in 1:length(targetmat)){
  vali=targetmat[[i]]+1;
  if(i==1){
    plot(1:length(vali),vali,type='b',las=1,pch=20,main=paste('sgRNAs in',targetgene),ylab='Read counts',xlab='Samples',xlim=c(0.7,length(vali)+0.3),ylim = yrange,col=colors[(i %% length(colors))],xaxt='n',log='y')
    axis(1,at=1:length(vali),labels=(collabel),las=2)
    # lines(0:100,rep(1,101),col='black');
  }else{
    lines(1:length(vali),vali,type='b',pch=20,col=colors[(i %% length(colors))])
  }
}



dev.off()
Sweave("LLOMe_CRISPRi_summary.Rnw");
library(tools);

texi2dvi("LLOMe_CRISPRi_summary.tex",pdf=TRUE);
